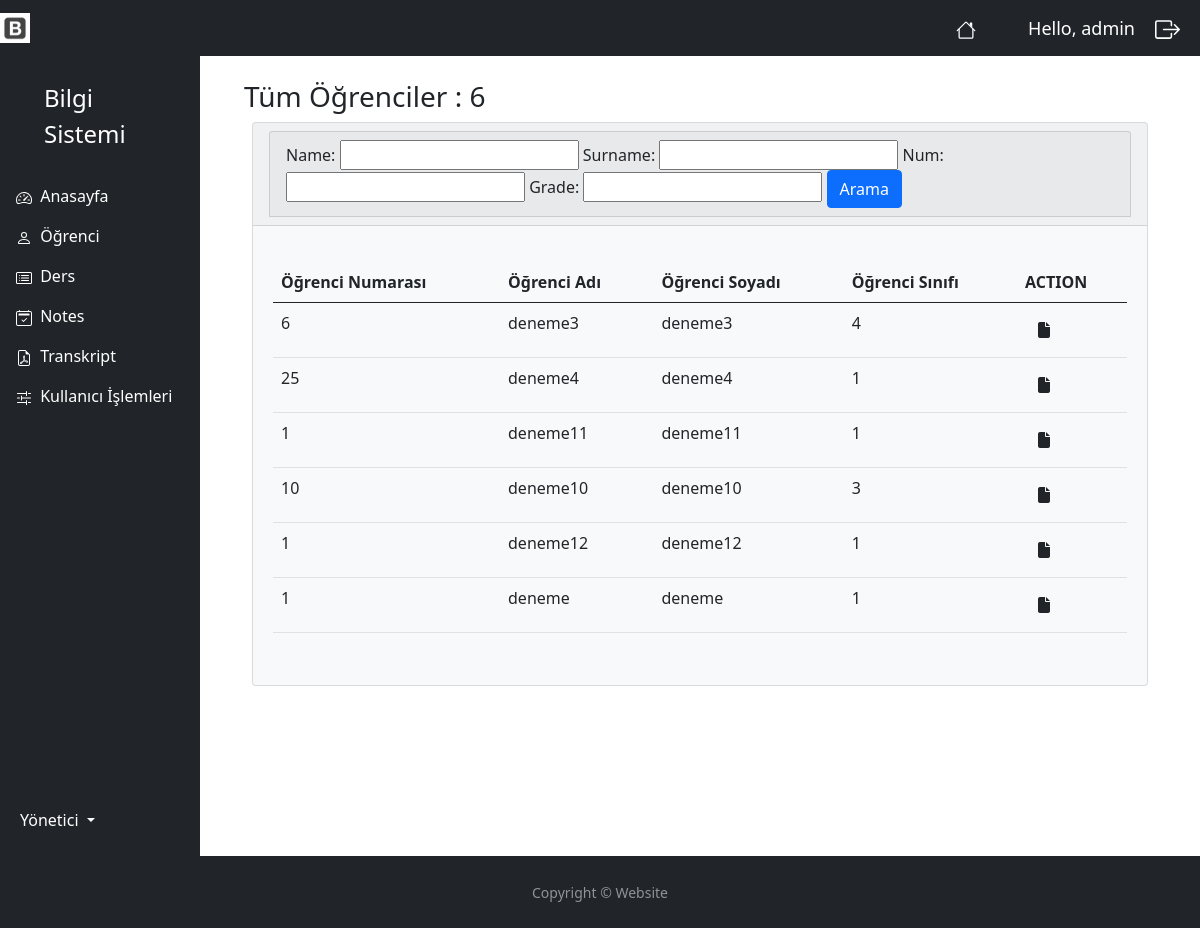
The page /transkript/ (signed in) on the database its author committed.
### myapp/models.py (models this page shows, shortened)
class Student(models.Model):
    user =models.OneToOneField(User, blank=True, null=True, on_delete=models.CASCADE)
    name = models.CharField(max_length=50, null=True)
    surname = models.CharField(max_length=50, null=True)
    num = models.IntegerField(null=True, blank=True)
    grade = models.IntegerField(null=True, blank=True)
    profile_pic = models.ImageField(default="user.jpeg", null=True, blank=True)
    department = models.ManyToManyField(Department)

### myapp/decorators.py (the view)
        def wrapper_func(request, *args, **kwargs):
            group =None
            if request.user.groups.exists():
                group = request.user.groups.all()[0].name
            if group in allowed_roles:
                return view_func(request, *args, **kwargs)
            else:
                return HttpResponse('You are not authorized to view this page')

### myapp/views.py (called while the page is built)
@login_required(login_url='login')
@allowed_users(allowed_roles=['admin'])
def transkript(request):
    students = Student.objects.all()
    total_students = students.count()
    myFilter = StudentFilter(request.GET, queryset=students)
    students = myFilter.qs
    context = {
        'students': students,
        'total_students': total_students,
        'myFilter': myFilter,
    }
    return render(request, 'accounts/transkript.html', context)

### myapp/templates/accounts/transkript.html
{% extends 'accounts/main.html' %}
{% block content %}
<div class="container-fluid">
    <h3 class="m-2">Tüm Öğrenciler : {{ total_students }}</h3>
    <div class="row">
        <div class="col-12">
            <div class="card bg-light ms-3 me-3 mb-3">
                <div class="card-header">
                    <div class="col">
                        <div class="card card-header">
                            <form method="get">
                                {{ myFilter.form }}
                                <button class="btn btn-primary" type="submit">Arama</button>
                            </form>
                        </div>
                    </div>
                </div>
                {% if students %}
                <div class="card-body m-1">
                    <p class="card-text">
                        <div class="table-responsive">
                            <table class="table table-hover">
                                <thead>
                                    <tr>
                                        <th scope="col">Öğrenci Numarası</th>
                                        <th scope="col">Öğrenci Adı</th>
                                        <th scope="col">Öğrenci Soyadı</th>
                                        <th scope="col">Öğrenci Sınıfı</th>
                                        <th scope="col">ACTION</th>
                                        </tr>
                                </thead>
                                <tbody>
                                   {% for i in students %}
                                    <tr>
                                        <td>{{ i.num }}</td>
                                        <td>{{ i.name }}</td>
                                        <td>{{ i.surname }}</td>
                                        <td>{{ i.grade }}</td>
                                        <td>
                                            <a class="btn btn me-1" href="{% url 'student_transkript' i.id %}">
                                                <i class="fa-solid fa-file"></i>
                                            </a>
                                        </td>
                                    </tr>
                                    {% endfor %}
                                </tbody>
                            </table>
                        </div>
                    </p>
                </div>
            </div>
                {% else %}
                    <p></p>
                    <h5 class="alert alert-primary ms-4 me-4">Öğrenci Kaydı Yok</h5>
                {% endif %}
        </div>
    </div>
</div>
{% endblock content %}

### myapp/templates/accounts/navbar.html (shortened to what this page needs)
{% load static %}
<nav class="navbar navbar-expand-lg navbar-dark bg-dark">
  <a href="{% url 'index' %}"><img  width="30" height="30" class="d-inline-block align-top" alt=""  src="{% static 'images/icon.jpeg' %}"></a>
    <span><a href="/" class="nav-link text-white align-middle px-5">
          </a>
    </span>
    <span class="hello-msg">Hello, {{ request.user }} </span>
    <span ><a  class="hello-msg " href="{% url 'logout' %}">
        </a>
    </span>
</nav>

### static/css/main.css (style rules this page uses)
body { background-color: #ebeff5; }

### myapp/templates/accounts/navbar.html (style rules this page uses)
.hello-msg { font-size: 18px; color: #fff; margin-right: 20px; }

### myapp/templates/accounts/footer.html (style rules this page uses)
html, body { height: 100%; }

### rows shown on the page
Student: num "6", name "deneme3", surname "deneme3", grade "4"
Student: num "25", name "deneme4", surname "deneme4", grade "1"
Student: num "1", name "deneme11", surname "deneme11", grade "1"
Student: num "10", name "deneme10", surname "deneme10", grade "3"
Student: num "1", name "deneme12", surname "deneme12", grade "1"
Student: num "1", name "deneme", surname "deneme", grade "1"

### other values the page prints
{{ request.user }} "admin"
{{ total_students }} "6"
